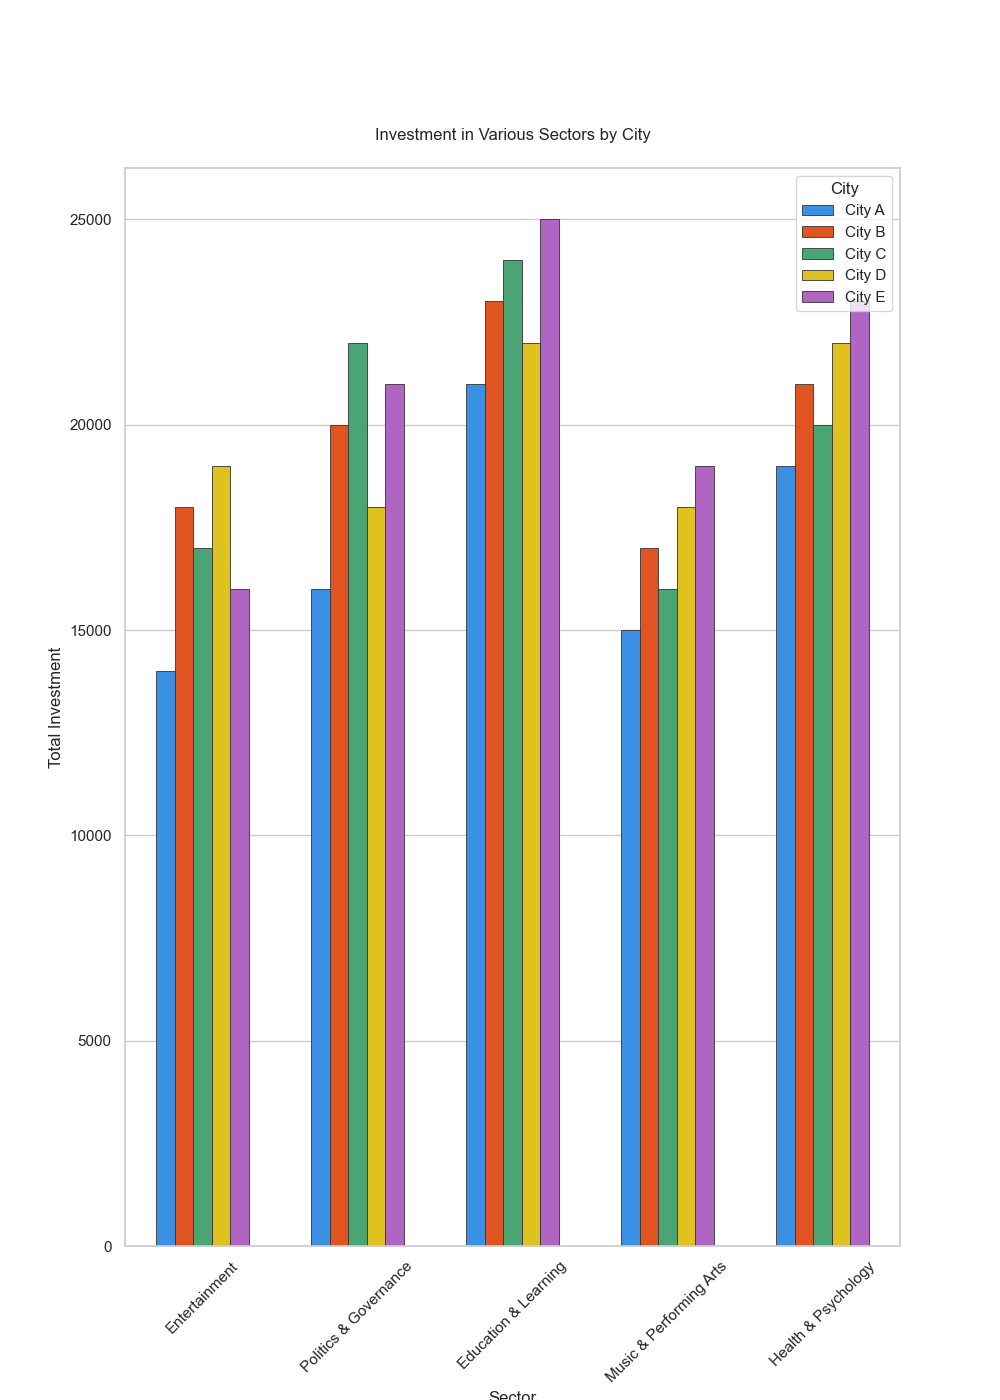

The script that drew this image:

import pandas as pd
import seaborn as sns
import matplotlib.pyplot as plt

data = {
    'Location': ['City A', 'City B', 'City C', 'City D', 'City E'],
    'Entertainment': [14000, 18000, 17000, 19000, 16000],
    'Politics & Governance': [16000, 20000, 22000, 18000, 21000],
    'Education & Learning': [21000, 23000, 24000, 22000, 25000],
    'Music & Performing Arts': [15000, 17000, 16000, 18000, 19000],
    'Health & Psychology': [19000, 21000, 20000, 22000, 23000]
}

df = pd.DataFrame(data)
df_long = pd.melt(df, id_vars='Location', var_name='Category', value_name='Investment')

plt.figure(figsize=(10, 14))
sns.barplot(
    x='Category', 
    y='Investment', 
    hue='Location', 
    data=df_long,
    palette=['#1E90FF', '#FF4500', '#3CB371', '#FFD700', '#BA55D3'],
    dodge=True,
    edgecolor='.2',
    linewidth=.6,
    width=0.6
)

plt.xticks(rotation=45)
plt.legend(title='City', loc='upper right')
plt.title('Investment in Various Sectors by City', pad=20)
plt.ylabel('Total Investment')
plt.xlabel('Sector')

plt.show()
